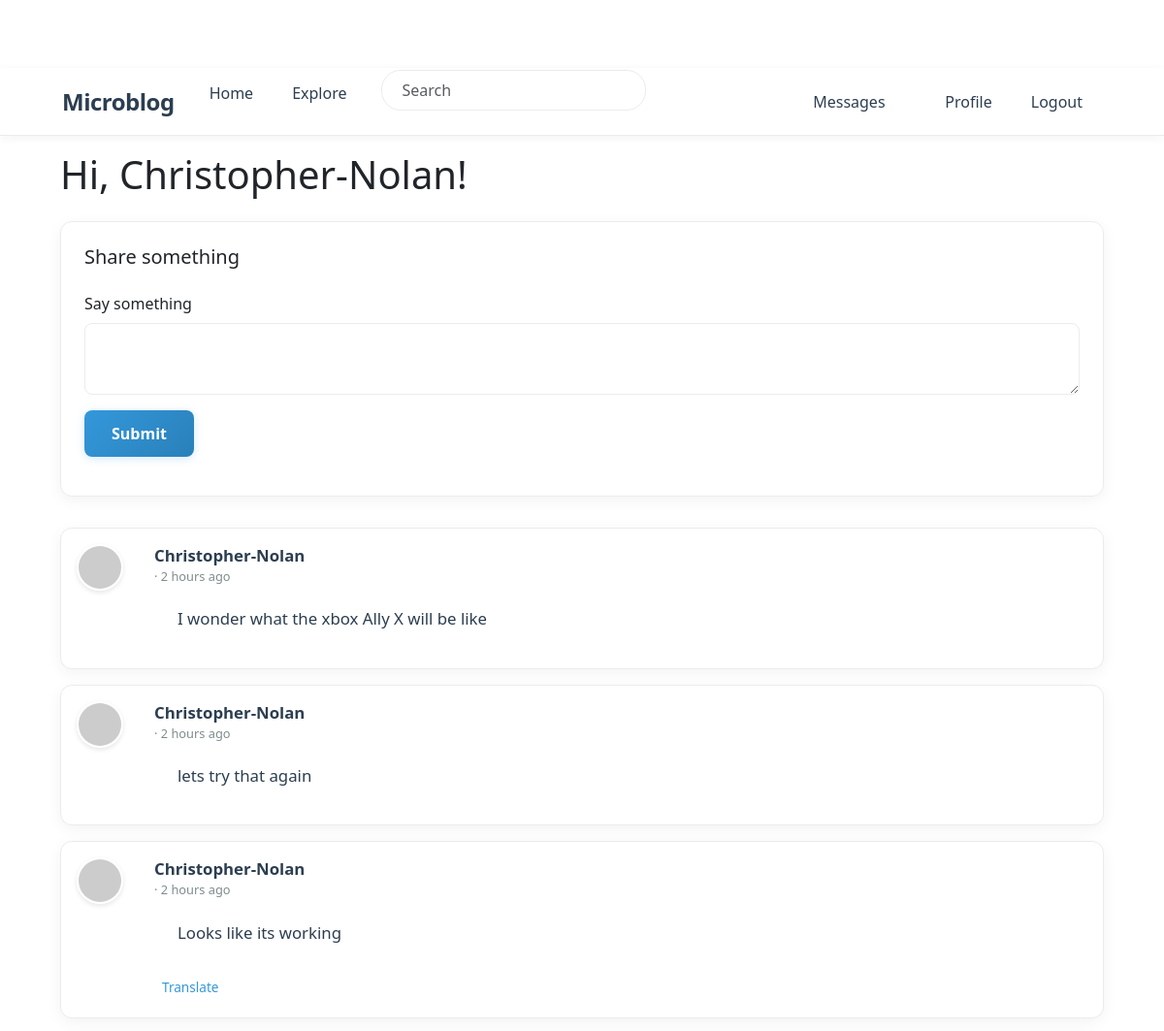
The page /index (signed in, upper part) on the database as committed earlier.
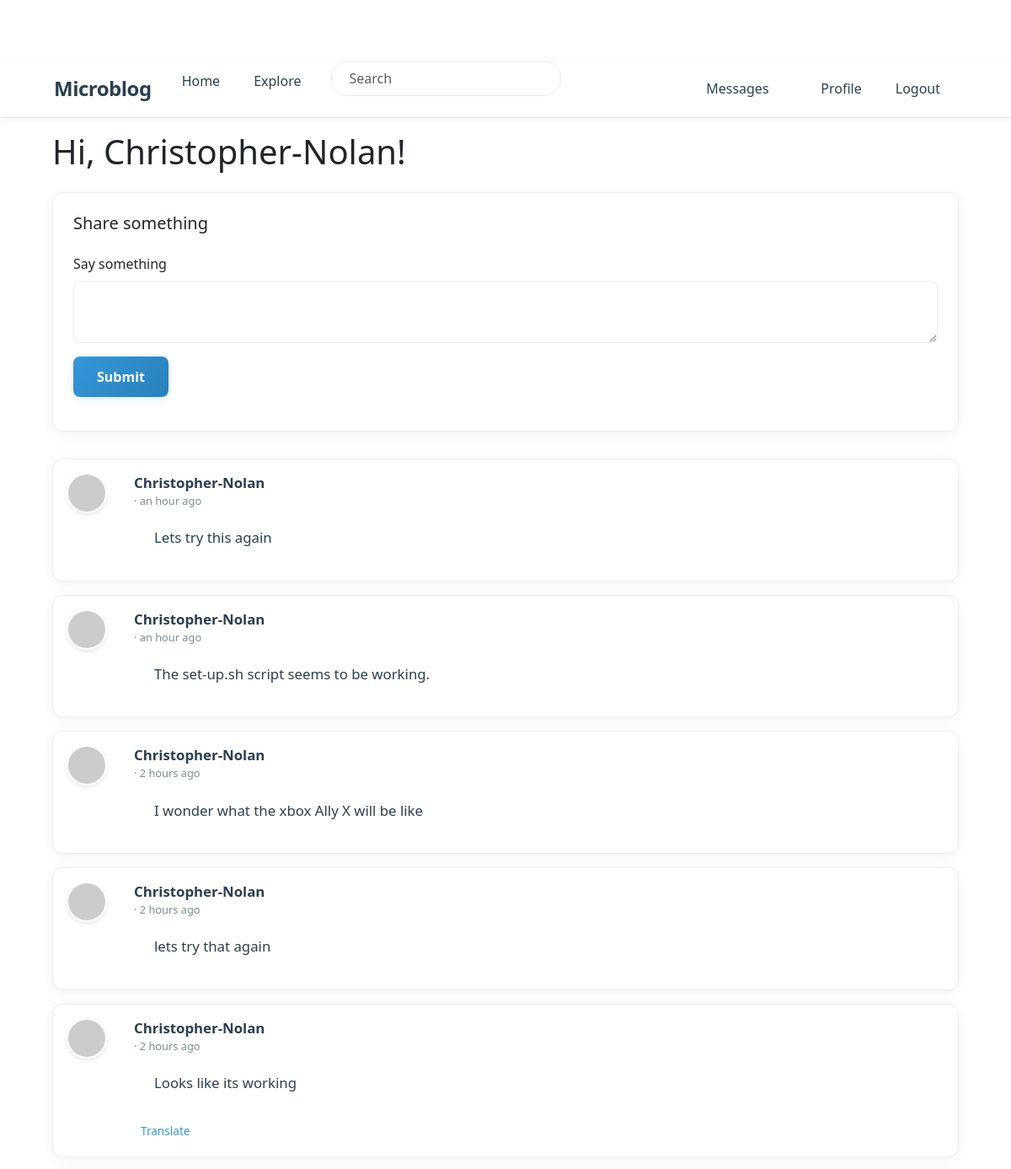
The same page on the database as committed later.
### app/models.py (models this page shows, shortened)
class SearchableMixin:
    @classmethod
    def before_commit(cls, session):
        session._changes = {
            'add': list(session.new),
            'update': list(session.dirty),
            'delete': list(session.deleted)
        }
    @classmethod
    def after_commit(cls, session):
        try:
            for obj in session._changes['add']:
                if isinstance(obj, SearchableMixin):
                    add_to_index(obj.__tablename__, obj)
            for obj in session._changes['update']:
                if isinstance(obj, SearchableMixin):
                    add_to_index(obj.__tablename__, obj)
            for obj in session._changes['delete']:
                if isinstance(obj, SearchableMixin):
                    remove_from_index(obj.__tablename__, obj)
        except Exception as e:
            current_app.logger.error(f'Error in after_commit: {e}')
        finally:
            session._changes = None

class Post(SearchableMixin, db.Model):
    __searchable__ = ['body']
    id: so.Mapped[int] = so.mapped_column(primary_key=True)
    body: so.Mapped[str] = so.mapped_column(sa.String(140))
    timestamp: so.Mapped[datetime] = so.mapped_column(
        index=True, default=lambda: datetime.now(timezone.utc))
    user_id: so.Mapped[int] = so.mapped_column(sa.ForeignKey(User.id),
                                               index=True)
    language: so.Mapped[Optional[str]] = so.mapped_column(sa.String(5))
    author: so.Mapped[User] = so.relationship(back_populates='posts')

class PaginatedAPIMixin(object):
    @staticmethod
    def to_collection_dict(query, page, per_page, endpoint, **kwargs):
        resources = db.paginate(query, page=page, per_page=per_page,
                                error_out=False)
        data = {
            'items': [item.to_dict() for item in resources.items],
            '_meta': {
                'page': page,
                'per_page': per_page,
                'total_pages': resources.pages,
                'total_items': resources.total
            },
            '_links': {
                'self': url_for(endpoint, page=page, per_page=per_page,
                                **kwargs),
                'next': url_for(endpoint, page=page + 1, per_page=per_page,
                                **kwargs) if resources.has_next else None,
                'prev': url_for(endpoint, page=page - 1, per_page=per_page,
                                **kwargs) if resources.has_prev else None
            }
        }
        return data

class User(PaginatedAPIMixin, UserMixin, db.Model):
    id: so.Mapped[int] = so.mapped_column(primary_key=True)
    username: so.Mapped[str] = so.mapped_column(sa.String(64), index=True,
                                                unique=True)
    email: so.Mapped[str] = so.mapped_column(sa.String(120), index=True,
                                             unique=True)
    password_hash: so.Mapped[Optional[str]] = so.mapped_column(sa.String(256))
    about_me: so.Mapped[Optional[str]] = so.mapped_column(sa.String(140))
    last_seen: so.Mapped[Optional[datetime]] = so.mapped_column(
        default=lambda: datetime.now(timezone.utc))
    last_message_read_time: so.Mapped[Optional[datetime]]
    token: so.Mapped[Optional[str]] = so.mapped_column(
        sa.String(32), index=True, unique=True)
    token_expiration: so.Mapped[Optional[datetime]]
    posts: so.WriteOnlyMapped['Post'] = so.relationship(
        back_populates='author')
    following: so.WriteOnlyMapped['User'] = so.relationship(
        secondary=followers, primaryjoin=(followers.c.follower_id == id),
        secondaryjoin=(followers.c.followed_id == id),
        back_populates='followers')
    followers: so.WriteOnlyMapped['User'] = so.relationship(
        secondary=followers, primaryjoin=(followers.c.followed_id == id),
        secondaryjoin=(followers.c.follower_id == id),
        back_populates='following')
    messages_sent: so.WriteOnlyMapped['Message'] = so.relationship(
        foreign_keys='Message.sender_id', back_populates='author')
    messages_received: so.WriteOnlyMapped['Message'] = so.relationship(
        foreign_keys='Message.recipient_id', back_populates='recipient')
    notifications: so.WriteOnlyMapped['Notification'] = so.relationship(
        back_populates='user')
    tasks: so.WriteOnlyMapped['Task'] = so.relationship(back_populates='user')
    def avatar(self, size):
        digest = md5(self.email.lower().encode('utf-8')).hexdigest()
        return f'https://www.gravatar.com/avatar/{digest}?d=identicon&s={size}'
    def following_posts(self):
        Author = so.aliased(User)
        Follower = so.aliased(User)
        return (
            sa.select(Post)
            .join(Post.author.of_type(Author))
            .join(Author.followers.of_type(Follower), isouter=True)
            .where(sa.or_(
                Follower.id == self.id,
                Author.id == self.id,
            ))
            .group_by(Post)
            .order_by(Post.timestamp.desc())
        )
    def unread_message_count(self):
        last_read_time = self.last_message_read_time or datetime(1900, 1, 1)
        query = sa.select(Message).where(Message.recipient == self,
                                         Message.timestamp > last_read_time)
        return db.session.scalar(sa.select(sa.func.count()).select_from(
            query.subquery()))
    def get_tasks_in_progress(self):
        query = self.tasks.select().where(Task.complete == False)
        return db.session.scalars(query)

### app/main/routes.py (the view, shortened to what this page needs)
@bp.route('/', methods=['GET', 'POST'])
@bp.route('/index', methods=['GET', 'POST'])
@login_required
def index():
    form = PostForm()
    page = request.args.get('page', 1, type=int)
    posts = db.paginate(current_user.following_posts(), page=page,
                        per_page=current_app.config['POSTS_PER_PAGE'],
                        error_out=False)
    next_url = url_for('main.index', page=posts.next_num) \
        if posts.has_next else None
    prev_url = url_for('main.index', page=posts.prev_num) \
        if posts.has_prev else None
    return render_template('index.html', title=_('Home'), form=form,
                           posts=posts.items, next_url=next_url,
                           prev_url=prev_url)

### app/main/forms.py
class SearchForm(FlaskForm):
    q = StringField(_l('Search'), validators=[DataRequired()])
    def __init__(self, *args, **kwargs):
        if 'formdata' not in kwargs:
            kwargs['formdata'] = request.args
        if 'meta' not in kwargs:
            kwargs['meta'] = {'csrf': False}
        super(SearchForm, self).__init__(*args, **kwargs)

class PostForm(FlaskForm):
    post = TextAreaField(_l('Say something'), validators=[
        DataRequired(), Length(min=1, max=140)])
    submit = SubmitField(_l('Submit'))

### app/__init__.py (called while the page is built)
def get_locale():
    return request.accept_languages.best_match(current_app.config['LANGUAGES'])

### app/main/routes.py (called while the page is built)
@bp.before_app_request
def before_request():
    if current_user.is_authenticated:
        current_user.last_seen = datetime.now(timezone.utc)
        db.session.commit()
        g.search_form = SearchForm()
    g.locale = str(get_locale())

### app/models.py (called while the page is built)
@login.user_loader
def load_user(id):
    return db.session.get(User, int(id))

### app/templates/index.html (shortened to what this page needs)
{% extends "base.html" %}
{% import "bootstrap_wtf.html" as wtf %}
{% block content %}
    <h1 class="mb-4">{{ _('Hi, %(username)s!', username=current_user.username) }}</h1>
    {% if form %}
    <div class="form-container">
        <h2 class="h5 mb-4">{{ _('Share something') }}</h2>
        {{ wtf.quick_form(form, button_map={'submit': 'primary'}) }}
    </div>
    {% endif %}
    {% for post in posts %}
        {% include '_post.html' %}
    {% endfor %}
{% endblock %}

### app/templates/_post.html (shortened to what this page needs)
<div class="card post-card mb-3">
    <div class="card-body">
        <div class="d-flex">
            <div class="flex-shrink-0 me-3">
                <a href="{{ url_for('main.user', username=post.author.username) }}">
                    <img src="{{ post.author.avatar(50) }}" class="post-avatar" alt="{{ post.author.username }}'s avatar">
                </a>
            </div>
            <div class="flex-grow-1">
                <div class="d-flex justify-content-between align-items-start">
                    <div>
                        <a class="user_popup post-username" href="{{ url_for('main.user', username=post.author.username) }}">
                            {{ post.author.username }}
                        </a>
                        <span class="post-time">· {{ moment(post.timestamp).fromNow() }}</span>
                    </div>
                </div>
                <div class="post-body" id="post{{ post.id }}">{{ post.body }}</div>
                {% if post.language and post.language != g.locale %}
                <div class="mt-2">
                    <a href="javascript:translate(
                        'post{{ post.id }}',
                        'translation{{ post.id }}',
                        '{{ post.language }}',
                        '{{ g.locale }}')"
                       class="translation-link">
                        {{ _('Translate') }}
                    </a>
                </div>
                {% endif %}
            </div>
        </div>
    </div>
</div>

Rows that differ between the two databases and show on the page:
added Post: author.username "Christopher-Nolan", timestamp "an hour ago", body "Lets try this again"
added Post: author.username "Christopher-Nolan", timestamp "an hour ago", body "The set-up.sh script seems to be working."
